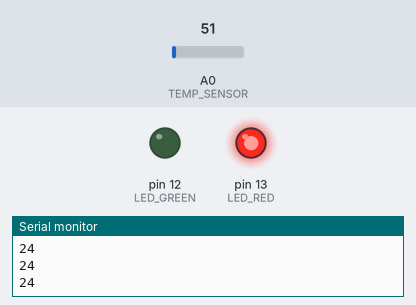
Recording of a sketch running on a simulated Arduino Uno, built with avr-gcc and run on an emulated ATmega328P. On the bench: output pins drawn as LEDs (lit = HIGH), the last lines printed to the serial monitor. The inputs (shaded band) are chosen by the test bench; at power-on: A0 (TEMP_SENSOR) = 51.

Above: at 1.3 s.
1.4 s: A0 (TEMP_SENSOR) set to 62
2.9 s: A0 (TEMP_SENSOR) set to 71
At 3.4 s:
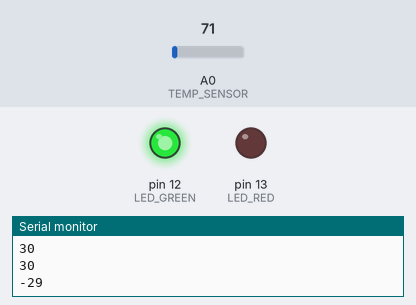
4.5 s: A0 (TEMP_SENSOR) set to 61
At 5.7 s:
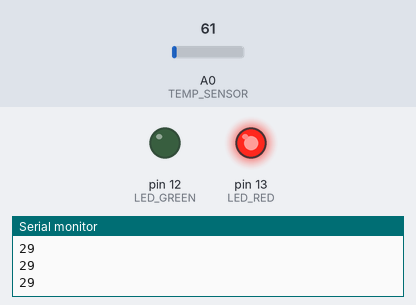
6.0 s: A0 (TEMP_SENSOR) set to 86
At 6.9 s:
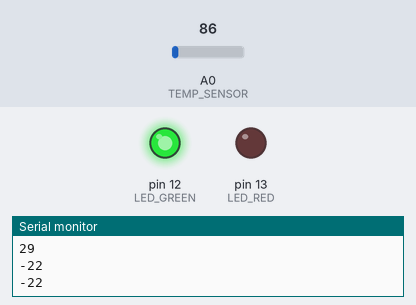
Timing chart, 0 to 8.5 s (numbered marks = the images above; inputs shaded):
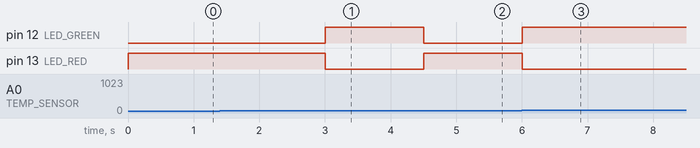

Measured:
- the behaviour switches between 65 and 66 on A0 (TEMP_SENSOR) (found by bisection; images 0 and 1)
- after the input at 2.9 s, pin 12 (LED_GREEN): LOW → HIGH after 0.10 s; pin 13 (LED_RED): HIGH → LOW after 0.10 s
- after the input at 4.5 s, pin 12 (LED_GREEN): HIGH → LOW at once; pin 13 (LED_RED): LOW → HIGH at once
- after the input at 6.0 s, pin 12 (LED_GREEN): LOW → HIGH at once; pin 13 (LED_RED): HIGH → LOW at once

The sketch:

lm35-node.ino
```cpp
#define TEMP_SENSOR 0
#define LED_RED 13
#define LED_GREEN 12

void setup() {
  Serial.begin(9600);
  pinMode(LED_RED, OUTPUT);
  pinMode(LED_GREEN, OUTPUT);

}

int signalVoltage, celsiusTemp;

void loop() {
  signalVoltage = analogRead(TEMP_SENSOR);

   celsiusTemp = (5 * signalVoltage * 100) / 1024;

   Serial.println(celsiusTemp);

   if(celsiusTemp > 21) {
      digitalWrite(LED_GREEN, LOW);
      digitalWrite(LED_RED, HIGH);  // Aca iva el HIGH xd
    } else {
      digitalWrite(LED_GREEN, HIGH); // Aca cambiar por HIGH para que arranque xd lo puse asi para que no me queme los ojos xd.
      digitalWrite(LED_RED, LOW);
    }

    delay(500);
}
```
